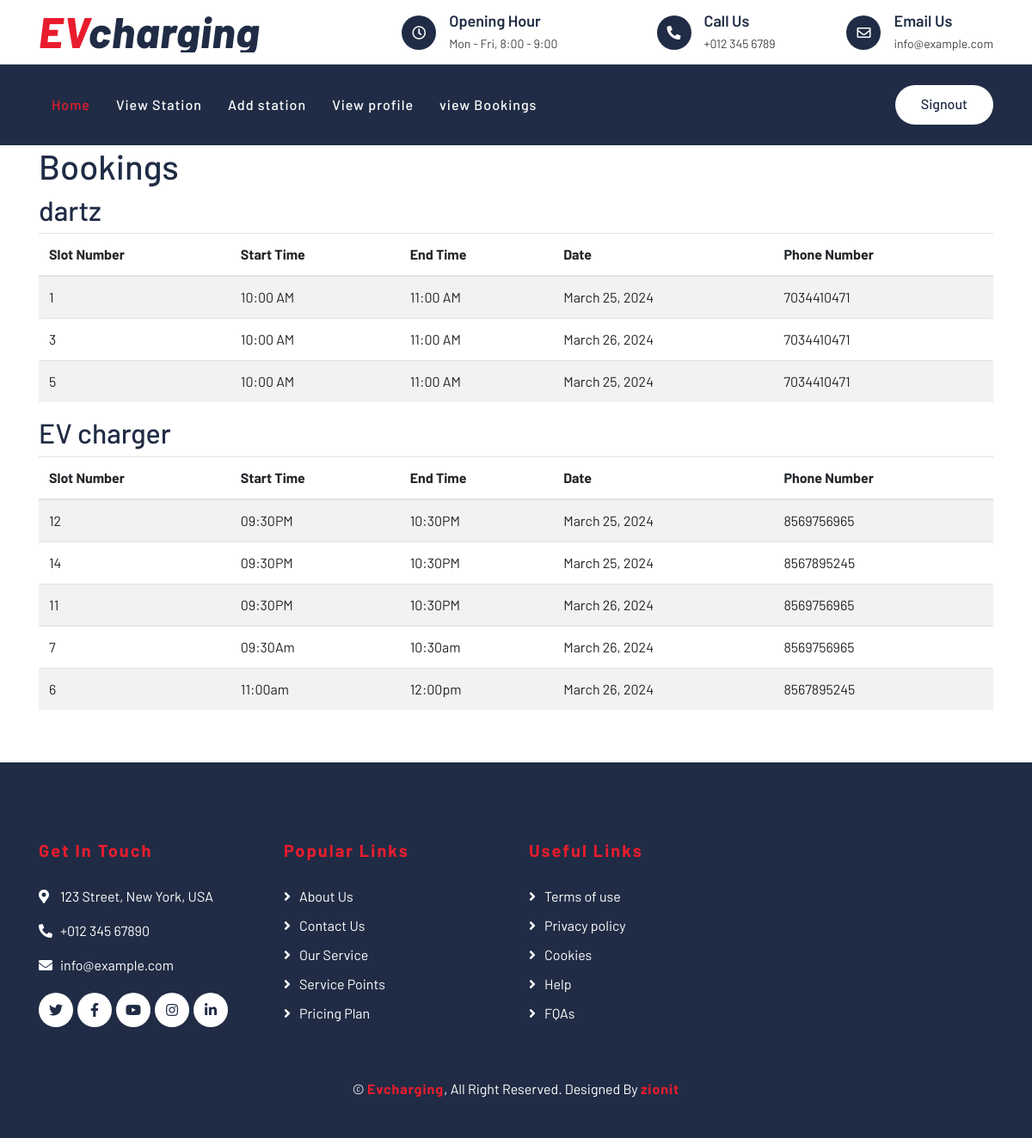
/bookings/ (signed in), run on the app's committed database.
### users_app/models.py (models this page shows)
class Booking(models.Model):
    user = models.ForeignKey(User, on_delete=models.CASCADE, null=True)
    station = models.ForeignKey(Station, on_delete=models.CASCADE, related_name='bookings', null=True)
    slot_number = models.IntegerField(null=True)  # Modified
    start_time = models.CharField(max_length=10,null=True)
    end_time = models.CharField(max_length=10,null=True)
    date = models.DateField(null=True)
    phone_number = models.CharField(max_length=15)
    booked_by = models.ForeignKey(User, on_delete=models.CASCADE, related_name='booked_items', null=True)
    status = models.CharField(max_length=20, default='Pending')

### station_app/models.py (models this page shows)
class Station(models.Model):
    station_ID=models.AutoField(primary_key=True)
    station_name=models.CharField(max_length=200)
    station_address=models.CharField(max_length=200)
    station_price=models.CharField(max_length=200)
    station_phone=models.CharField(max_length=200)
    station_email=models.EmailField(max_length=200)
    station_caption=models.CharField(max_length=200)
    station_image=models.ImageField(null=True ,blank=True,upload_to="simages")
    station_area=models.CharField(max_length=200)
    slots=models.IntegerField(null=True,blank=True)

### station_app/views.py (the view)
# urls.py: path('bookings/', views.bookings, name='bookings'),
@login_required
def bookings(request):
    user_bookings = Booking.objects.select_related('station').all()
    grouped_bookings = {}
    for booking in user_bookings:
        station_name = booking.station.station_name
        if station_name not in grouped_bookings:
            grouped_bookings[station_name] = []
        grouped_bookings[station_name].append(booking)
    return render(request, "station/booking.html", {'grouped_bookings': grouped_bookings})

### templates/station/booking.html
{% extends "station/details.html" %}
{% load static %}
{% block content %}
<div class="container">
    <h1>Bookings</h1>
    {% if grouped_bookings %}
        {% for station_name, bookings in grouped_bookings.items %}
            <h2>{{ station_name }}</h2>
            <div class="table-responsive">
                <table class="table table-striped">
                    <thead>
                        <tr>
                            <th>Slot Number</th>
                            <th>Start Time</th>
                            <th>End Time</th>
                            <th>Date</th>
                            <th>Phone Number</th>
                        </tr>
                    </thead>
                    <tbody>
                        {% for booking in bookings %}
                            <tr>
                                <td>{{ booking.slot_number }}</td>
                                <td>{{ booking.start_time }}</td>
                                <td>{{ booking.end_time }}</td>
                                <td>{{ booking.date }}</td>
                                <td>{{ booking.phone_number }}</td>
                            </tr>
                        {% endfor %}
                    </tbody>
                </table>
            </div>
        {% endfor %}
    {% else %}
        <p>No bookings found.</p>
    {% endif %}
</div>
{% endblock %}

### static/css/style.css (style rules this page uses)
body { color: #444444; font-weight: 400; background: #ffffff; font-family: 'Barlow', sans-serif; }
h1, h2, h3, h4, h5, h6 { color: #202C45; }

### data on the page
Booking: station_name "dartz", slot_number "1", start_time "10:00 AM", end_time "11:00 AM", date "March 25, 2024", phone_number "7034410471"
Booking: slot_number "3", start_time "10:00 AM", end_time "11:00 AM", date "March 26, 2024", phone_number "7034410471"
Booking: slot_number "5", start_time "10:00 AM", end_time "11:00 AM", date "March 25, 2024", phone_number "7034410471"
Booking: station_name "EV charger", slot_number "12", start_time "09:30PM", end_time "10:30PM", date "March 25, 2024", phone_number "8569756965"
Booking: slot_number "14", start_time "09:30PM", end_time "10:30PM", date "March 25, 2024", phone_number "8567895245"
Booking: slot_number "11", start_time "09:30PM", end_time "10:30PM", date "March 26, 2024", phone_number "8569756965"
Booking: slot_number "7", start_time "09:30Am", end_time "10:30am", date "March 26, 2024", phone_number "8569756965"
Booking: slot_number "6", start_time "11:00am", end_time "12:00pm", date "March 26, 2024", phone_number "8567895245"
